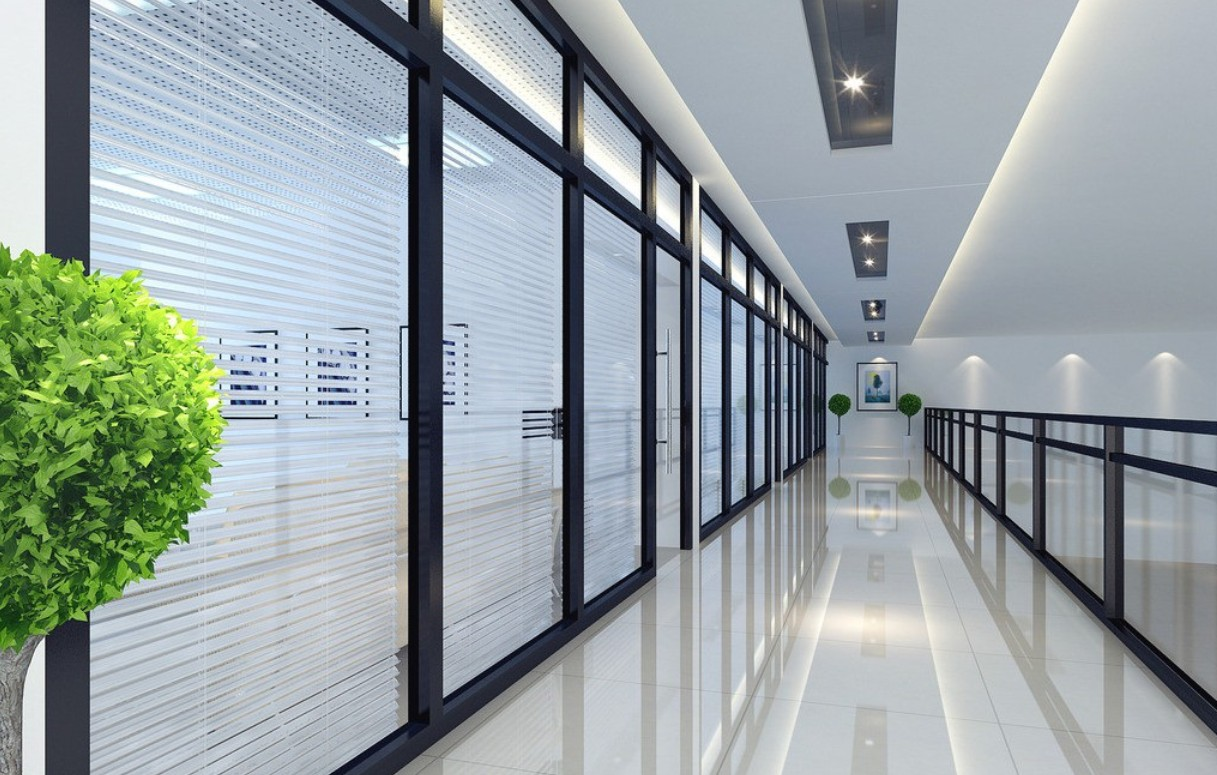
//> input picture cxx/cam/corridor.jpg, 1217 x 775 px
$ ./bin   (built with g++ and OpenCV 4)
//> lines starting //> are read from the running program, lines starting //| are printed output that depends on the picture; after the words box and inside, x2 and y2 are one past the last pixel; in counts of white or black regions, pixels touching at a corner belong together
#include <opencv2/core/core.hpp>
#include <opencv2/imgproc/imgproc.hpp>
#include <opencv2/highgui/highgui.hpp>

int
main(int argc, char *argv[])
{
  //cv::Mat gray_img = cv::imread("../../image/lenna.png", 0);
  cv::Mat gray_img = cv::imread("corridor.jpg", 0);
//> gray_img: 775 rows x 1217 cols, CV_8UC1; min 0, max 255, mean 158.1
  if(gray_img.empty()) return -1;

  // 固定の閾値処理
  cv::Mat bin_img, bininv_img, trunc_img, tozero_img, tozeroinv_img;
  // 入力画像，出力画像，閾値，maxVal，閾値処理手法
  cv::threshold(gray_img, bin_img, 0, 255, cv::THRESH_BINARY|cv::THRESH_OTSU);
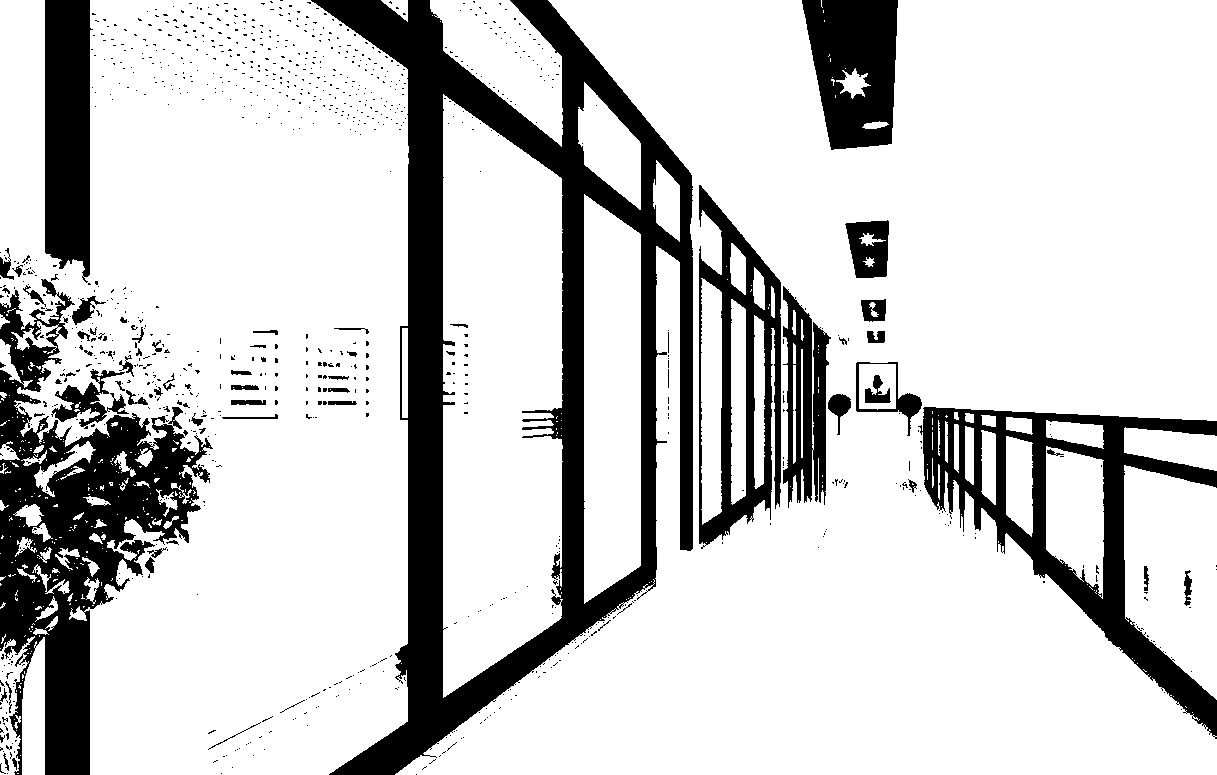
//> bin_img: 775 rows x 1217 cols, CV_8UC1; 80.1% white; 1023 black regions (953 under 20 px), largest, box (x1, y1, x2, y2) and area: (311, 0, 693, 775) 73727, (0, 279, 213, 775) 37902, (918, 407, 1217, 739) 22626
  cv::threshold(gray_img, bininv_img, 0, 255, cv::THRESH_BINARY_INV|cv::THRESH_OTSU);
  cv::threshold(gray_img, trunc_img, 0, 255, cv::THRESH_TRUNC|cv::THRESH_OTSU);
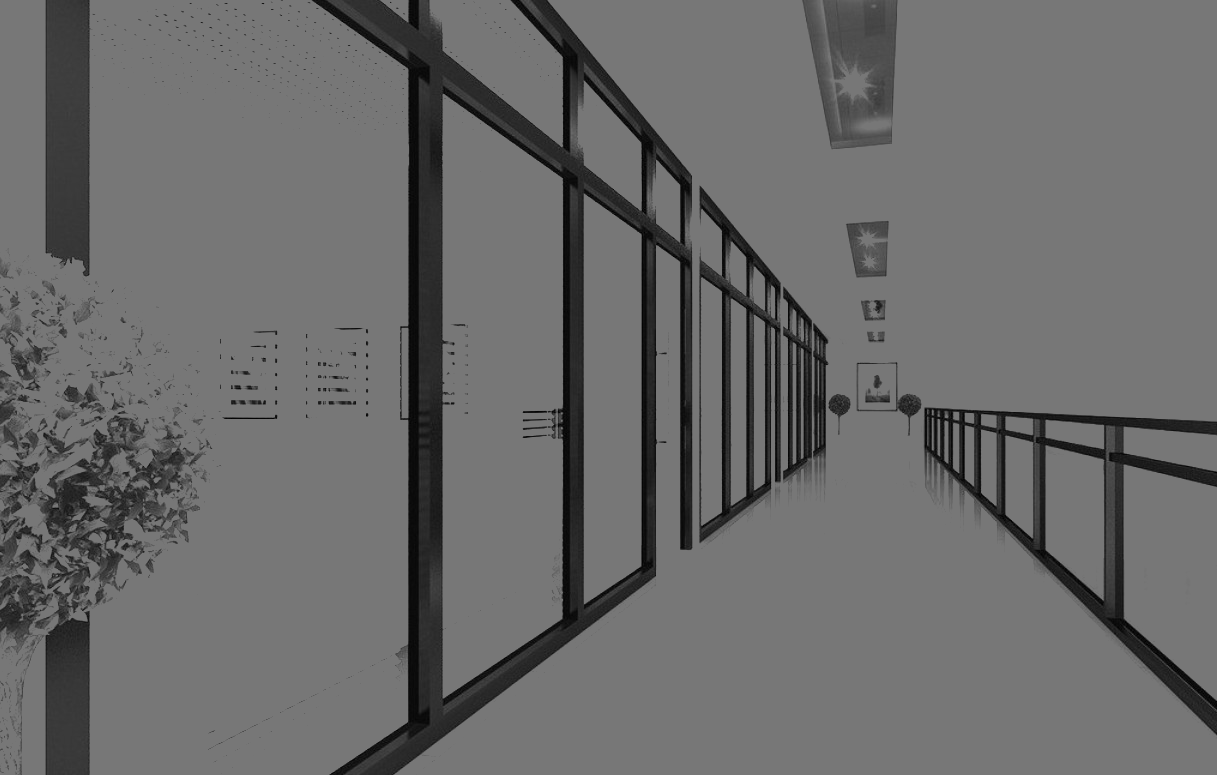
//> trunc_img: 775 rows x 1217 cols, CV_8UC1; min 0, max 119, mean 106.3
  cv::threshold(gray_img, tozero_img, 0, 255, cv::THRESH_TOZERO|cv::THRESH_OTSU);
  cv::threshold(gray_img, tozeroinv_img, 0, 255, cv::THRESH_TOZERO_INV|cv::THRESH_OTSU);
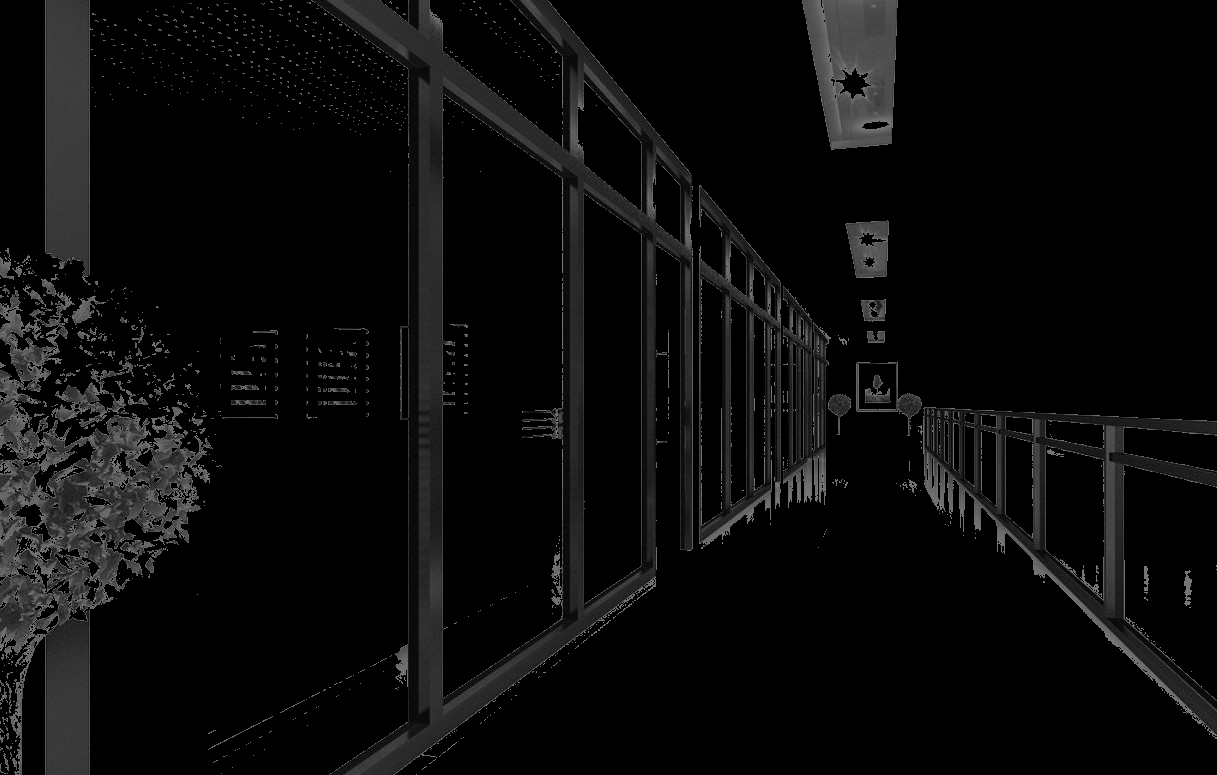
//> tozeroinv_img: 775 rows x 1217 cols, CV_8UC1; min 0, max 119, mean 11

  // 適応的な閾値処理
  cv::Mat adaptive_img;
  // 入力画像，出力画像，maxVal，閾値決定手法，閾値処理手法，blockSize，C
  cv::adaptiveThreshold(gray_img, adaptive_img, 255, cv::ADAPTIVE_THRESH_GAUSSIAN_C, cv::THRESH_BINARY, 7, 8);
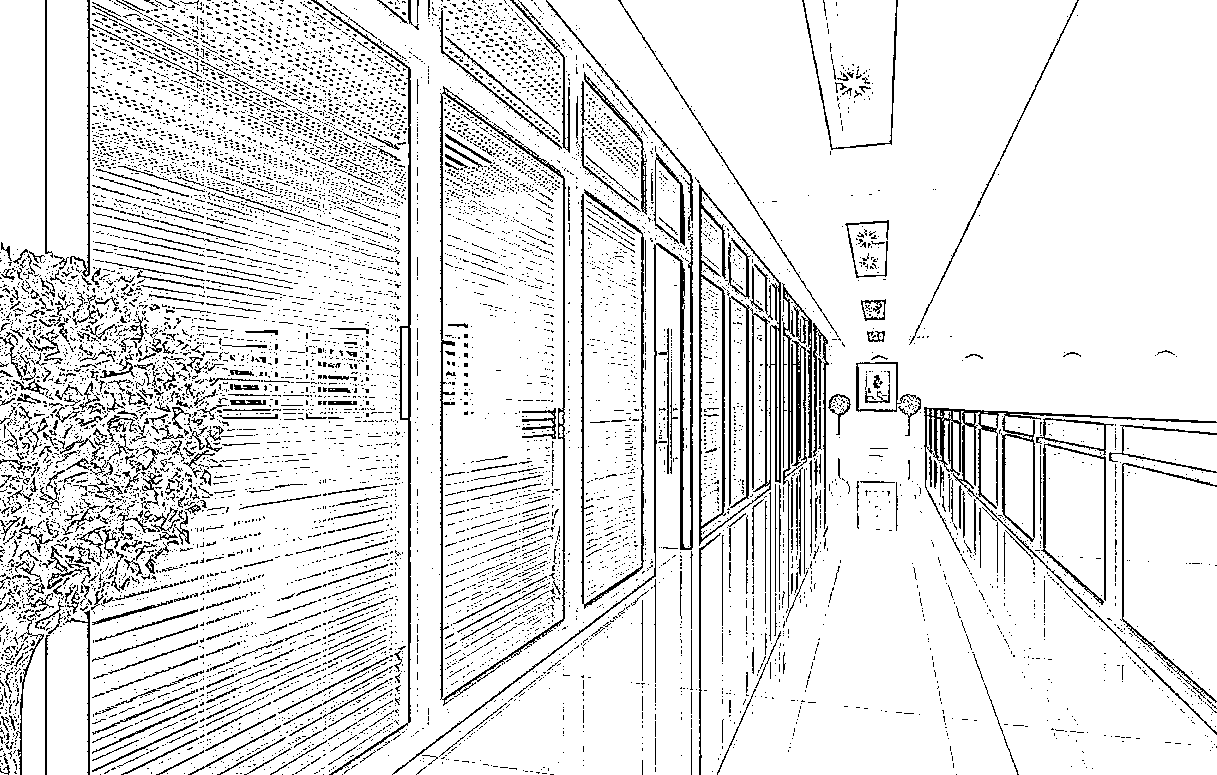
//> adaptive_img: 775 rows x 1217 cols, CV_8UC1; 89.1% white; black in thin lines or dots

  // 結果画像表示
  cv::namedWindow("Binary", CV_WINDOW_AUTOSIZE|CV_WINDOW_FREERATIO);
  cv::namedWindow("Binary Inv", CV_WINDOW_AUTOSIZE|CV_WINDOW_FREERATIO);
  cv::namedWindow("Trunc", CV_WINDOW_AUTOSIZE|CV_WINDOW_FREERATIO);
  cv::namedWindow("ToZero", CV_WINDOW_AUTOSIZE|CV_WINDOW_FREERATIO);
  cv::namedWindow("ToZero Inv", CV_WINDOW_AUTOSIZE|CV_WINDOW_FREERATIO);
  cv::namedWindow("Adaptive", CV_WINDOW_AUTOSIZE|CV_WINDOW_FREERATIO);
  cv::imshow("Binary", bin_img);
  cv::imshow("Binary Inv", bininv_img);
  cv::imshow("Trunc", trunc_img);
  cv::imshow("ToZero", tozero_img);
  cv::imshow("ToZero Inv", tozeroinv_img);
  cv::imshow("Adaptive", adaptive_img);
  cv::waitKey(0);
}
